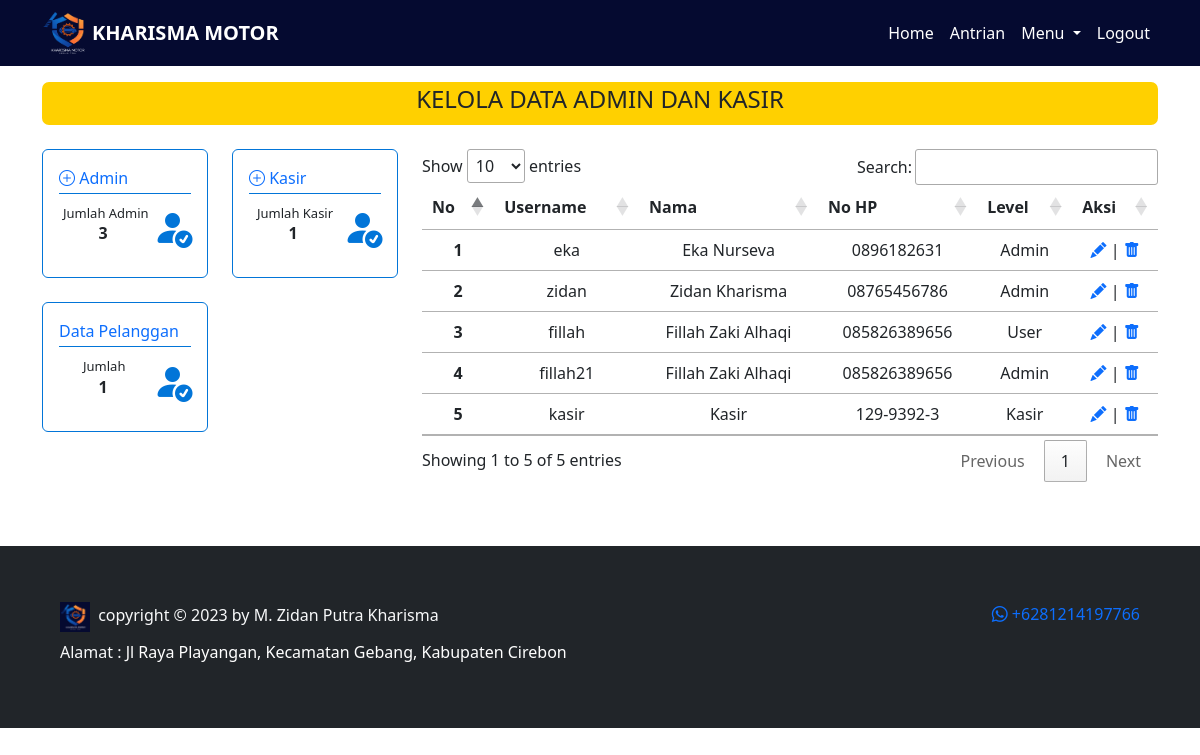
Screenshot of /admin/admin_kasir.php (signed in) with the database file from the repository.
### tables this page shows
CREATE TABLE `pengguna` (
  `idpengguna` int(11) NOT NULL,
  `username` varchar(45) NOT NULL,
  `password` varchar(100) NOT NULL,
  `nama` varchar(50) NOT NULL,
  `no_hp` varchar(25) NOT NULL,
  `level` varchar(45) NOT NULL
);

### controller/function.php (called while the page is built, shortened)
<?php
$conn = mysqli_connect("localhost", "root", "", "kharisma_motor");
function query($query)
{
    global $conn;
    $result = mysqli_query($conn, $query);
    $rows = [];
    while ($row = mysqli_fetch_assoc($result)) {
        $rows[] = $row;
    }
    return $rows;
}
function jumlah_data($data)
{
    global $conn;
    $query = mysqli_query($conn, $data);
    $jumlah_data = mysqli_num_rows($query);
    return $jumlah_data;
}
function dekripsi($teks)
{
    $text = $teks;
    $kunci = 'kharisma_motor';
    $key = hash('sha256', $kunci);
    $pkey = "123";
    $method = "aes-192-cfb1";
    $iv = substr(hash('sha256', $pkey), 0, 16);
    $dekripsi = base64_decode($text);
    $dekripsi = openssl_decrypt($dekripsi, $method, $key, 0, $iv);
    return $dekripsi;
}
function enkripsi($teks)
{
    $text = $teks;
    $kunci = 'kharisma_motor';
    $key = hash('sha256', $kunci);
    $pkey = "123";
    $method = "aes-192-cfb1";
    $iv = substr(hash('sha256', $pkey), 0, 16);
    $enkripsi = openssl_encrypt($text, $method, $key, 0, $iv);
    $enkripsi = base64_encode($enkripsi);
    return $enkripsi;
}
function validasi_admin()
{
    $id = dekripsi($_COOKIE['KMmz19']);
    $cek = query("SELECT * FROM pengguna WHERE idpengguna = $id")[0];
}
?>

### admin/admin_kasir.php (the view, shortened to what this page needs)
<?php
validasi_admin();
$data = query("SELECT * FROM pengguna");
$jumlah_admin = jumlah_data("SELECT * FROM pengguna WHERE level = 'Admin'");
$jumlah_kasir = jumlah_data("SELECT * FROM pengguna WHERE level = 'Kasir'");
$jumlah_user = jumlah_data("SELECT * FROM pengguna WHERE level = 'User'");
?>
<!DOCTYPE html>
<html lang="en">
<head>
    <link rel="stylesheet" href="https://cdn.datatables.net/1.13.4/css/jquery.dataTables.min.css">
    <link href="https://cdn.jsdelivr.net/npm/bootstrap@5.3.0/dist/css/bootstrap.min.css" rel="stylesheet"
>
    <link rel="stylesheet" href="https://cdn.jsdelivr.net/npm/bootstrap-icons@1.10.5/font/bootstrap-icons.css">
    <link rel="stylesheet" href="../style.css">
</head>
<body>
    <?php require_once('../navbar/navbar_admin.php'); ?>
    <div class="container">
        <div class="content py-3">
            <div class="title text-center text-uppercase">
                <h4>KELOLA DATA ADMIN DAN KASIR</h4>
            </div>
            <div class="row">
                <div class="col-2">
                    <div class="card my-4">
                        <div class="card-body">
                            <a href="input_admin.php" class="fw-medium text-decoration-none">
                                <i class="bi bi-plus-circle"></i>
                                <span>Admin</span>
                            </a>
                            <hr style="margin-top: 3px;  color: #0275d8; opacity: 1;">
                            <h6 class="card-subtitle ms-1">Jumlah Admin</h6>
                            <p class="card-text fw-bold">
                                <?php echo $jumlah_admin; ?>
                            </p>
                            <i class="icon bi bi-person-fill-check"></i>
                        </div>
                    </div>
                    <div class="card my-4">
                        <div class="card-body">
                            <span class="fw-medium text-primary">
                                Data Pelanggan
                            </span>
                            <hr style="margin-top: 3px;  color: #0275d8; opacity: 1;">
                            <h6 class="card-subtitle ms-4">Jumlah</h6>
                            <p class="card-text fw-bold">
                                <?php echo $jumlah_user; ?>
                            </p>
                            <i class="icon bi bi-person-fill-check"></i>
                        </div>
                    </div>
                </div>
                <div class="col-2">
                    <div class="card my-4">
                        <div class="card-body">
                            <a href="input_kasir.php" class="fw-medium text-decoration-none">
                                <i class="bi bi-plus-circle"></i>
                                <span>Kasir</span>
                            </a>
                            <hr style="margin-top: 3px;  color: #0275d8; opacity: 1;">
                            <h6 class="card-subtitle ms-2">Jumlah Kasir</h6>
                            <p class="card-text fw-bold">
                                <?php echo $jumlah_kasir; ?>
                            </p>
                            <i class="icon bi bi-person-fill-check"></i>
                        </div>
                    </div>
                </div>
                <div class="col-8 mt-4">
                    <table class="table table-hover mt-2" id="example">
                        <thead>
                            <tr class="text-center">
                                <th scope="col">No</th>
                                <th scope="col">Username</th>
                                <th scope="col">Nama</th>
                                <th scope="col">No HP</th>
                                <th scope="col">Level</th>
                                <th scope="col">Aksi</th>
                            </tr>
                        </thead>
                        <tbody class="text-center">
                            <?php
                            $i = 1;
                            foreach ($data as $p):
                                $idpengguna = enkripsi($p['idpengguna']);
                                ?>
                                <tr>
                                    <th>
                                        <?php echo $i; ?>
                                    </th>
                                    <td>
                                        <?php echo $p['username']; ?>
                                    </td>
                                    <td>
                                        <?php echo $p['nama']; ?>
                                    </td>
                                    <td>
                                        <?php echo $p['no_hp']; ?>
                                    </td>
                                    <td>
                                        <?php echo $p['level']; ?>
                                    </td>
                                    <td>
                                        <a href="edit_admin_kasir.php?id=<?= $idpengguna; ?>"><i
                                                class="bi bi-pencil-fill"></i></a>
                                        |
                                        <a href="../controller/controller_pengguna.php?idpengguna=<?= $idpengguna; ?>"
                                            onclick="return confirm('Apakah anda yakin ingin menghapus data?')"><i
                                                class="bi bi-trash-fill"></i></a>
                                    </td>
                                </tr>
                                <?php
                                $i++;
                            endforeach
                            ?>
                        </tbody>
                    </table>
                </div>
            </div>
        </div>
    </div>
    <?php
    require_once('../footer.php');
    ?>
</body>
</html>

### style.css (style rules this page uses)
body { background: white; }
.container .title { border: solid rgb(255, 208, 0); border-radius: 7px; background: rgb(255, 208, 0); }
.container .card { border: 0.7px solid#0275d8; }
.container .card .card-subtitle { font-size: 13px; }
.container .card .card-text { margin-left: 30%; }
.container .card .icon { font-size: 40px; position: absolute; margin-top: -63px; margin-left: 57%; color: #0275d8; }

### rows the page displays
pengguna: username "eka", nama "Eka Nurseva", no_hp "0896182631", level "Admin"
pengguna: username "zidan", nama "Zidan Kharisma", no_hp "08765456786", level "Admin"
pengguna: username "fillah", nama "Fillah Zaki Alhaqi", no_hp "085826389656", level "User"
pengguna: username "fillah21", nama "Fillah Zaki Alhaqi", no_hp "085826389656", level "Admin"
pengguna: username "kasir", nama "Kasir", no_hp "129-9392-3", level "Kasir"

### other values shown
$jumlah_admin "3"
$jumlah_user "1"
$jumlah_kasir "1"
